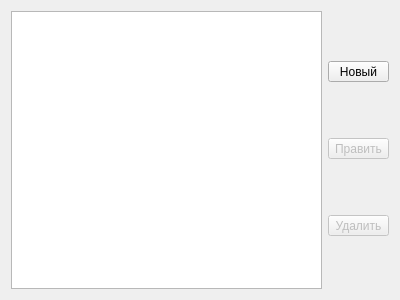
<?xml version="1.0" encoding="UTF-8"?>
<ui version="4.0">
 <class>Form</class>
 <widget class="QWidget" name="Form">
  <property name="geometry">
   <rect>
    <x>0</x>
    <y>0</y>
    <width>400</width>
    <height>300</height>
   </rect>
  </property>
  <property name="windowTitle">
   <string>Form</string>
  </property>
  <layout class="QHBoxLayout" name="horizontalLayout">
   <item>
    <widget class="QTableWidget" name="tableWidget">
     <property name="editTriggers">
      <set>QAbstractItemView::NoEditTriggers</set>
     </property>
     <property name="dragDropOverwriteMode">
      <bool>false</bool>
     </property>
     <property name="alternatingRowColors">
      <bool>true</bool>
     </property>
     <property name="selectionMode">
      <enum>QAbstractItemView::SingleSelection</enum>
     </property>
     <property name="selectionBehavior">
      <enum>QAbstractItemView::SelectRows</enum>
     </property>
    </widget>
   </item>
   <item>
    <layout class="QVBoxLayout" name="verticalLayout">
     <item>
      <widget class="QToolButton" name="btn_new">
       <property name="sizePolicy">
        <sizepolicy hsizetype="Minimum" vsizetype="Fixed">
         <horstretch>0</horstretch>
         <verstretch>0</verstretch>
        </sizepolicy>
       </property>
       <property name="text">
        <string>Новый</string>
       </property>
       <property name="icon">
        <iconset>
         <normaloff>../icons/plusicon.svg</normaloff>../icons/plusicon.svg</iconset>
       </property>
       <property name="iconSize">
        <size>
         <width>16</width>
         <height>16</height>
        </size>
       </property>
       <property name="toolButtonStyle">
        <enum>Qt::ToolButtonTextBesideIcon</enum>
       </property>
       <property name="autoRaise">
        <bool>false</bool>
       </property>
      </widget>
     </item>
     <item>
      <widget class="QToolButton" name="btn_edit">
       <property name="enabled">
        <bool>false</bool>
       </property>
       <property name="sizePolicy">
        <sizepolicy hsizetype="Minimum" vsizetype="Fixed">
         <horstretch>0</horstretch>
         <verstretch>0</verstretch>
        </sizepolicy>
       </property>
       <property name="text">
        <string>Править</string>
       </property>
       <property name="icon">
        <iconset>
         <normaloff>../icons/editicon.svg</normaloff>../icons/editicon.svg</iconset>
       </property>
       <property name="toolButtonStyle">
        <enum>Qt::ToolButtonTextBesideIcon</enum>
       </property>
      </widget>
     </item>
     <item>
      <widget class="QToolButton" name="btn_delete">
       <property name="enabled">
        <bool>false</bool>
       </property>
       <property name="sizePolicy">
        <sizepolicy hsizetype="Minimum" vsizetype="Fixed">
         <horstretch>0</horstretch>
         <verstretch>0</verstretch>
        </sizepolicy>
       </property>
       <property name="text">
        <string>Удалить</string>
       </property>
       <property name="icon">
        <iconset>
         <normaloff>../icons/minusicon.svg</normaloff>../icons/minusicon.svg</iconset>
       </property>
       <property name="toolButtonStyle">
        <enum>Qt::ToolButtonTextBesideIcon</enum>
       </property>
      </widget>
     </item>
    </layout>
   </item>
  </layout>
 </widget>
 <resources/>
 <connections/>
</ui>
